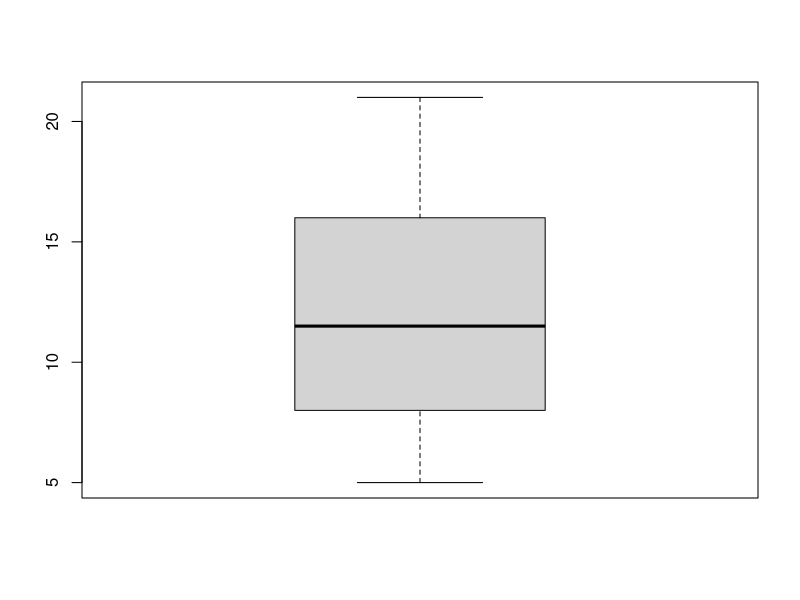
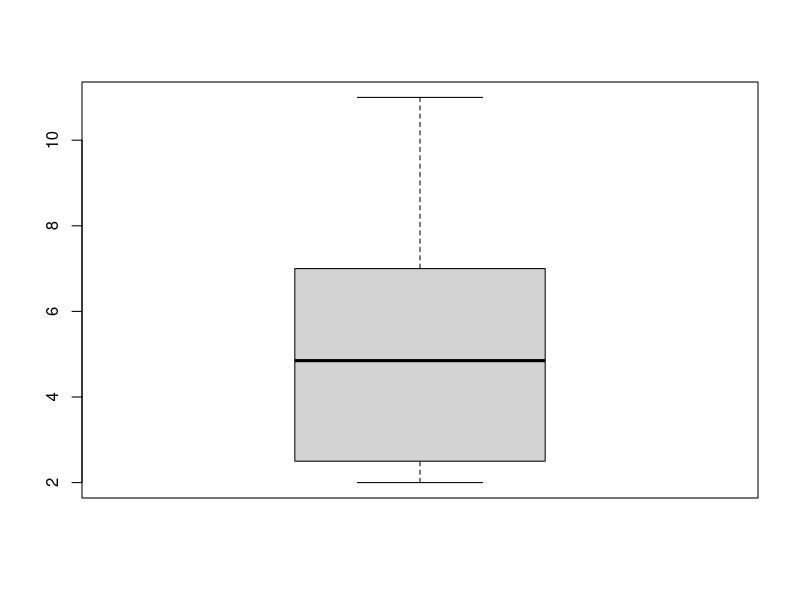
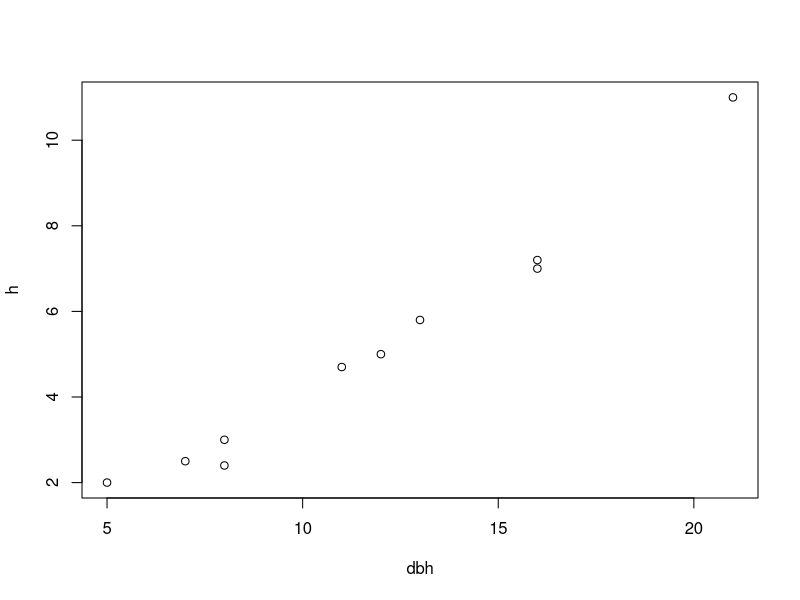
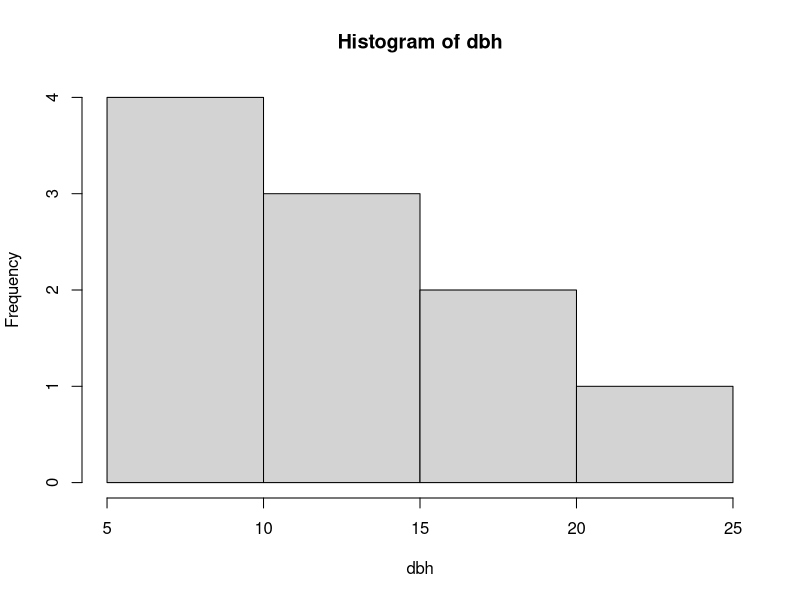
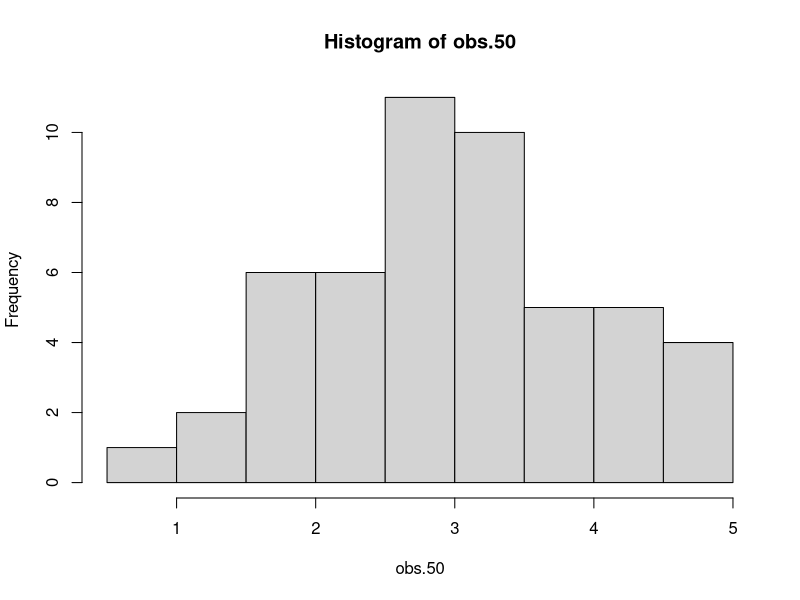
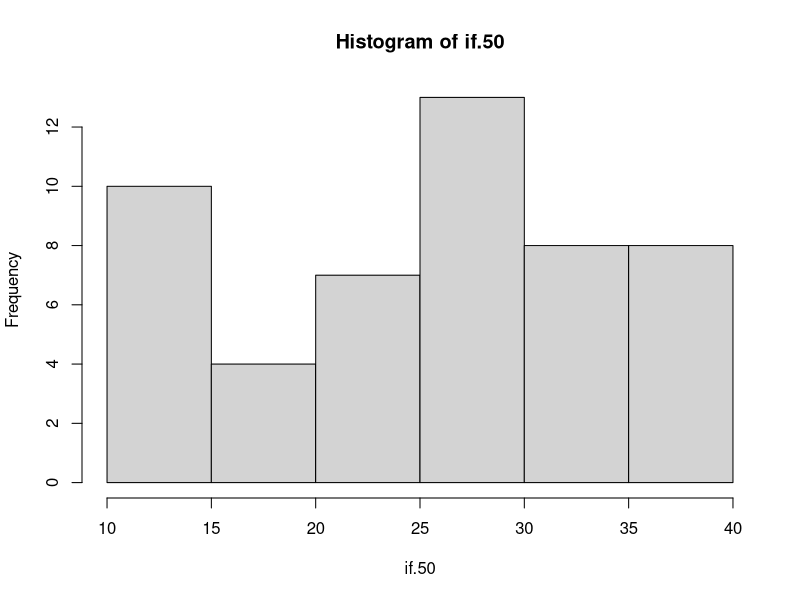
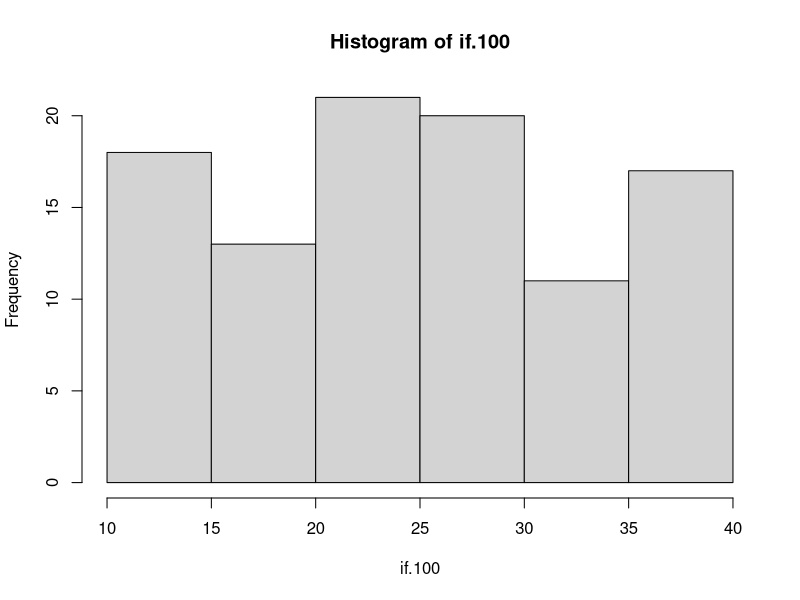
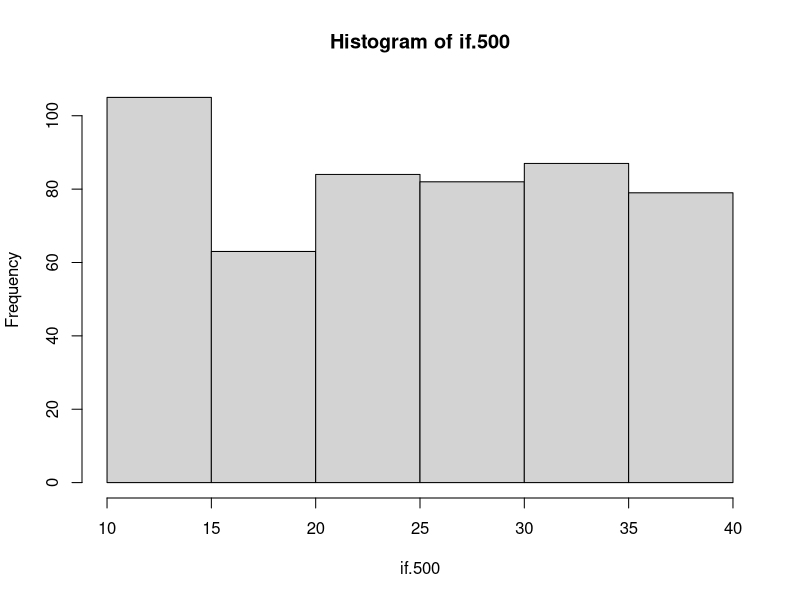

The R source for these figures, in order:
#Jonathan Abelardo Mata Hernandez 
#09/02/2023

#sesion 1 Estadisticas descriptivas 

# Primera sesión  ---------------------------------------------------------

dbh <- 15
h <- 8

#multiplicación 

dbh * h

log(dbh)

dbh <-  c(12, 8, 7,5 , 11, 13, 16, 21, 8, 16)
h <- c(5, 3, 2.5,2, 4.7, 5.8, 7, 11, 2.4, 7.2)

dbh*h


# Graficas ----------------------------------------------------------------


#boxplot

boxplot(dbh)
boxplot(h)
plot(dbh,h)
hist(dbh)




set.seed(13)
obs.50 <- rnorm(50, mean = 3)
obs.50
hist(obs.50)

set.seed(13)
if.50 <- runif(50, min = 10, max = 40)
hist(if.50)

set.seed(13)
if.100 <- runif(100, min = 10, max = 40)
hist(if.100)

if.500 <- runif(500, min = 10, max = 40)
hist(if.500)

if.1000 <- runif(1000, min = 10, max = 40)
hist(if.1000)


stem(if.50)
hist(if.50)


# Restrcciónes ------------------------------------------------------------

#Trabajar con datos del objeto if.50

mean(if.50)
fivenum(if.50)
boxplot(if.50)

# igual a ==
# diferente a !=
# igual o mayor >=
# igual o menor <=
# mayor que >
# menor que <

if.50 <= median(if.50)

dbh.50 <- subset(if.50, if.50 <= median(if.50))


dbh.up50 <- subset(if.50, if.50 >= median(if.50))

dbh.up30 <- subset(if.50, if.50 > 30)
dbh.up30

mean(dbh.up30)
sd(dbh.up30)


# importar datos ----------------------------------------------------------

# función read.csv

Fert <- read.csv("vivero.csv", header = TRUE)
Fert$Tratamiento <- as.factor(Fert$Tratamiento)

boxplot(Fert$IE ~ Fert$Tratamiento,
        xlab = "Tratamientos",
        ylab = "Indíce de Esbeltez",
        col = "red",
        main = "Vivero Bosque Escuela",
        las = 1,
        ylim =c(0.4, 1.4))



